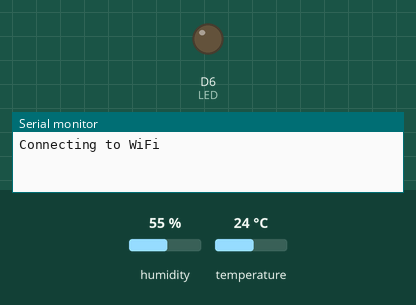
Simulated run of this sketch. Board: Arduino MKR. Parts: output pins drawn as LEDs (lit = HIGH), the last lines printed to the serial monitor. The inputs (shaded band) are chosen by the test bench; at power-on: humidity 55 %, temperature 24 °C. WiFi joins after 1.5 s; servers stay silent unless stated; uploads are accepted with an empty reply; the local clock reads 2024-03-15 10:24:30 at power-on unless the sketch sets it.

Above: at 0.1 s.
At 2.6 s:
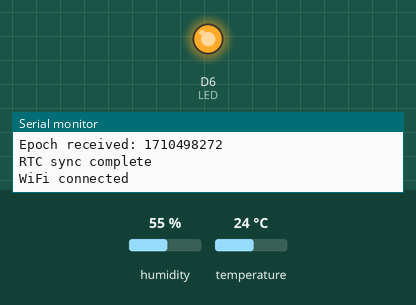
Timing chart, 0 to 6.3 s (numbered marks = the images above):
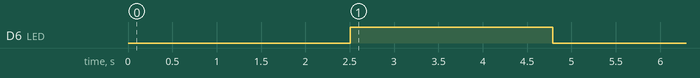

The sketch:

tempbase.ino
```cpp
#include <WiFi101.h>
#include <ArduinoJson.h>
#include <DHT.h>

// WiFi
#define SSID ""
#define PASSWORD ""
WiFiSSLClient client;
int status = WL_IDLE_STATUS;

// Firebase
#define HOST ""
#define SECRET ""
#define PATH ""
char bodyBuffer[100];

// Sensor
#define DHTPIN 7
#define DHTTYPE DHT11
DHT dht(DHTPIN, DHTTYPE);

#define LED 6
#define INTERVAL 20 * 60 * 1000 // 20 mins

void setup() {
  pinMode(LED, OUTPUT);
  Serial.begin(9600);
  // while (!Serial);

  connectWiFi();
  syncRtc();
  Serial.println("RTC sync complete");
}

void connectWiFi() {
  status = WiFi.status();
  while (status != WL_CONNECTED) {
    Serial.println("Connecting to WiFi");
    status = WiFi.begin(SSID, PASSWORD);
  }
  Serial.println("WiFi connected");
}

void loop() {
  digitalWrite(LED, HIGH);

  connectWiFi();
  client.connect(HOST, 443);
  delay(1000);
  if (!client.connected()) {
    Serial.println("Error connecting to host");
  } else {
    Serial.println("Measuring");
    int temp = dht.readTemperature();
    int humidity = dht.readHumidity();
    sendData(temp, humidity);
    client.stop();
  }

  WiFi.disconnect();
  digitalWrite(LED, LOW);
  delay(INTERVAL);
}

void sendData(int temp, int humidity) {
  Serial.println("Preparing payload:");
  int size = constructJson(getEpoch(), temp, humidity);
  Serial.println(bodyBuffer);

  char pathBuffer[100];
  sprintf(pathBuffer, "POST %s?auth=%s HTTP/1.1", PATH, SECRET);
  client.println(pathBuffer);
  client.print("Host: ");
  client.println(HOST);
  client.println("Content-Type: application/json");
  client.print("Content-Length: ");
  client.println(size);
  client.println("Accept: application/json");
  client.println("Connection: close");
  client.println();
  client.println(bodyBuffer);

  printResponse();
}

void printResponse() {
  delay(1000);
  int readSize = client.available();
  while (readSize > 0) {
    Serial.print((char) client.read());
    readSize--;
  }
}

int constructJson(unsigned long timestamp, int temperature, int humidity) {
  StaticJsonBuffer<100> jsonBuffer;
  JsonObject& root = jsonBuffer.createObject();
  root["timestamp"] = timestamp;
  root["temperature"] = temperature;
  root["humidity"] = humidity;
  root.printTo(bodyBuffer, sizeof(bodyBuffer));
  return root.measureLength();
}
```

rtc.ino
```cpp
#include <RTCZero.h>
#include <WiFiUdp.h>
#include <SPI.h>

/*
 * Derived from: https://www.arduino.cc/en/Tutorial/WiFiRTC (public domain)
 */

RTCZero rtc;
WiFiUDP udp;
IPAddress timeServer(129, 6, 15, 28);
const int NTP_PACKET_SIZE = 48;
byte packetBuffer[ NTP_PACKET_SIZE];

void syncRtc() {
  rtc.begin();

  unsigned long epoch;
  int numberOfTries = 0, maxTries = 6;
  do {
    epoch = readLinuxEpochUsingNTP();
    numberOfTries++;
  }
  while (epoch == 0 || (numberOfTries > maxTries));

  if (numberOfTries > maxTries) {
    Serial.print("NTP unreachable");
    while (1);
  } else {
    Serial.print("Epoch received: ");
    Serial.println(epoch);
    rtc.setEpoch(epoch);
  }
}

unsigned long getEpoch() {
  return rtc.getEpoch();
}

unsigned long readLinuxEpochUsingNTP() {
  udp.begin(8888);
  sendNTPpacket(timeServer);
  delay(1000);

  if (udp.parsePacket()) {
    udp.read(packetBuffer, NTP_PACKET_SIZE);

    // The timestamp starts at byte 40 of the received packet and is four bytes,
    // or two words, long. First, extract the two words.
    unsigned long highWord = word(packetBuffer[40], packetBuffer[41]);
    unsigned long lowWord = word(packetBuffer[42], packetBuffer[43]);

    // Combine the four bytes (two words) into a long integer
    // this is NTP time (seconds since Jan 1 1900).
    unsigned long secsSince1900 = highWord << 16 | lowWord;

    // Convert NTP time into everyday time.
    // Unix time starts on Jan 1 1970. In seconds, that's 2208988800.
    const unsigned long seventyYears = 2208988800UL;

    udp.stop();

    // Subtract seventy years.
    return (secsSince1900 - seventyYears);
  }

  else {
    udp.stop();
    return 0;
  }
}

unsigned long sendNTPpacket(IPAddress & address) {
  memset(packetBuffer, 0, NTP_PACKET_SIZE);

  packetBuffer[0] = 0b11100011;   // LI, Version, Mode
  packetBuffer[1] = 0;            // Stratum, or type of clock
  packetBuffer[2] = 6;            // Polling Interval
  packetBuffer[3] = 0xEC;         // Peer Clock Precision
  // 8 bytes of zero for Root Delay & Root Dispersion
  packetBuffer[12]  = 49;
  packetBuffer[13]  = 0x4E;
  packetBuffer[14]  = 49;
  packetBuffer[15]  = 52;

  // Send a packet requesting a timestamp.
  udp.beginPacket(address, 123); // NTP: port 123
  udp.write(packetBuffer, NTP_PACKET_SIZE);
  udp.endPacket();
}
```

Measured:
- by itself, D6 (LED): LOW → HIGH at 2.5 s, → LOW 2.3 s later
